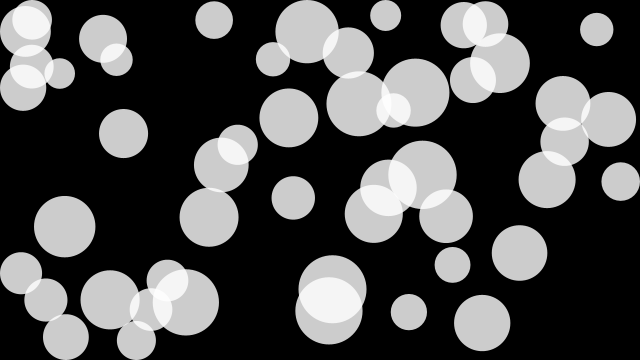
Frame 1 (no input)
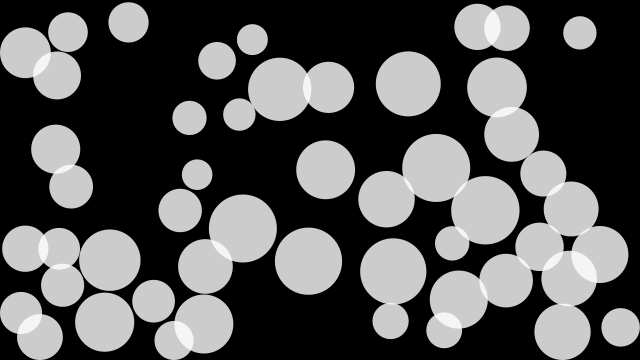
Frame 60 (the mouse pressed at the canvas centre just before this capture)
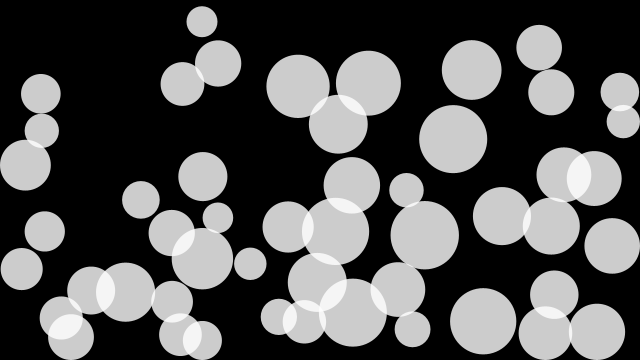
Frame 120 (the mouse held since frame 60 and released just before this capture)

The Processing sketch that drew these frames (run headless with seeded random() and noise(); from frame 60 on, the mouse is pressed at the canvas centre):

// Processing sketch: Bouncyballs
// ── Bouncyballs.pde
int numBalls = 50;
float spring = 0.05;
float gravity = 0.03;
float friction = -0.9;
Ball[] balls = new Ball[numBalls];

void setup() {
  size(640, 360);
  for (int i = 0; i < numBalls; i++) {
    balls[i] = new Ball(random(width), random(height), random(30, 70), i, balls);
  }
  noStroke();
  fill(255, 204);
}

void draw() {
  background(0);
  for (Ball ball : balls) {
    ball.collide();
    ball.move();
    ball.display();  
  }
}

class Ball {
  
  float x, y;
  float diameter;
  float vx = 0;
  float vy = 0;
  int id;
  Ball[] others;
 
  Ball(float xin, float yin, float din, int idin, Ball[] oin) {
    x = xin;
    y = yin;
    diameter = din;
    id = idin;
    others = oin;
  } 
  
  void collide() {
    for (int i = id + 1; i < numBalls; i++) { 
      
      float dx = others[i].x - x;
      float dy = others[i].y - y;
      float distance = sqrt(dx*dx + dy*dy);
      float minDist = others[i].diameter/2 + diameter/2;
      if (distance < minDist) { 
        float angle = atan2(dy, dx);
        float targetX = x + cos(angle) * minDist;
        float targetY = y + sin(angle) * minDist;
        float ax = (targetX - others[i].x) * spring;
        float ay = (targetY - others[i].y) * spring;
        vx -= ax;
        vy -= ay;
        others[i].vx += ax;
        others[i].vy += ay;
      }
    }   
  }
  
  void move() {
    vy += gravity;
    x += vx;
    y += vy;
    if (x + diameter/2 > width) {
      x = width - diameter/2;
      vx *= friction; 
    }
    else if (x - diameter/2 < 0) {
      x = diameter/2;
      vx *= friction;
    }
    if (y + diameter/2 > height) {
      y = height - diameter/2;
      vy *= friction; 
    } 
    else if (y - diameter/2 < 0) {
      y = diameter/2;
      vy *= friction;
    }
  }
  
  void display() {
    ellipse(x, y, diameter, diameter);
  }
}
